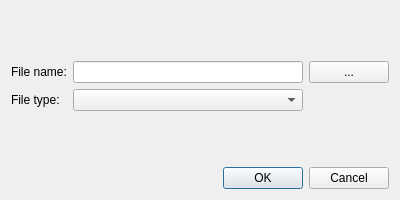
<?xml version="1.0" encoding="UTF-8"?>
<ui version="4.0">
 <class>ImportMoleculeFromFileDialog</class>
 <widget class="QDialog" name="ImportMoleculeFromFileDialog">
  <property name="geometry">
   <rect>
    <x>0</x>
    <y>0</y>
    <width>400</width>
    <height>200</height>
   </rect>
  </property>
  <property name="windowTitle">
   <string>Import structure from file</string>
  </property>
  <property name="windowIcon">
   <iconset>
    <normaloff>:/icons/16x16/actionStructureImportFile.png</normaloff>:/icons/16x16/actionStructureImportFile.png</iconset>
  </property>
  <layout class="QGridLayout" name="gridLayout">
   <item row="1" column="0">
    <widget class="QLabel" name="labelFileName">
     <property name="text">
      <string>File name:</string>
     </property>
    </widget>
   </item>
   <item row="1" column="1">
    <widget class="QLineEdit" name="lineEditFileName"/>
   </item>
   <item row="1" column="2">
    <widget class="QPushButton" name="pushButtonChoose">
     <property name="text">
      <string>...</string>
     </property>
    </widget>
   </item>
   <item row="2" column="0">
    <widget class="QLabel" name="labelFileType">
     <property name="text">
      <string>File type:</string>
     </property>
    </widget>
   </item>
   <item row="2" column="1">
    <widget class="QComboBox" name="comboBoxFileType"/>
   </item>
   <item row="0" column="0" colspan="3">
    <spacer name="verticalSpacerUp">
     <property name="orientation">
      <enum>Qt::Vertical</enum>
     </property>
     <property name="sizeHint" stdset="0">
      <size>
       <width>20</width>
       <height>40</height>
      </size>
     </property>
    </spacer>
   </item>
   <item row="3" column="0" colspan="3">
    <spacer name="verticalSpacerMiddle">
     <property name="orientation">
      <enum>Qt::Vertical</enum>
     </property>
     <property name="sizeHint" stdset="0">
      <size>
       <width>20</width>
       <height>40</height>
      </size>
     </property>
    </spacer>
   </item>
   <item row="4" column="0" colspan="3">
    <widget class="QDialogButtonBox" name="buttonBoxOkCancel">
     <property name="orientation">
      <enum>Qt::Horizontal</enum>
     </property>
     <property name="standardButtons">
      <set>QDialogButtonBox::Cancel|QDialogButtonBox::Ok</set>
     </property>
    </widget>
   </item>
  </layout>
 </widget>
 <resources/>
 <connections>
  <connection>
   <sender>buttonBoxOkCancel</sender>
   <signal>rejected()</signal>
   <receiver>ImportMoleculeFromFileDialog</receiver>
   <slot>reject()</slot>
   <hints>
    <hint type="sourcelabel">
     <x>316</x>
     <y>260</y>
    </hint>
    <hint type="destinationlabel">
     <x>286</x>
     <y>274</y>
    </hint>
   </hints>
  </connection>
  <connection>
   <sender>buttonBoxOkCancel</sender>
   <signal>accepted()</signal>
   <receiver>ImportMoleculeFromFileDialog</receiver>
   <slot>accept()</slot>
   <hints>
    <hint type="sourcelabel">
     <x>248</x>
     <y>254</y>
    </hint>
    <hint type="destinationlabel">
     <x>157</x>
     <y>274</y>
    </hint>
   </hints>
  </connection>
 </connections>
</ui>
